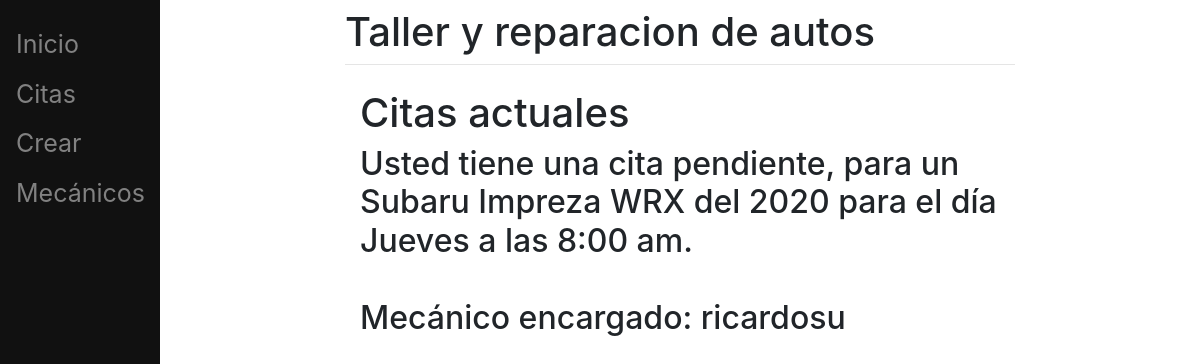
The page /view/9 on the database its author committed.
### appointments/models.py (models this page shows)
class Car(models.Model):
    user = models.ForeignKey(User,on_delete=models.CASCADE,related_name="car", null=True)
    provider = models.ForeignKey(User,on_delete=models.CASCADE,related_name="provider", null=True)
    car_model = models.CharField(max_length=20)
    transmission = models.CharField(max_length=1, choices=TRANSMISSION)
    year = models.PositiveIntegerField(blank=True)
    brand =  models.CharField(max_length=20)
    day = models.CharField(max_length=10, choices=DAYS)
    schedule = models.CharField(max_length=10, choices=SCHEDULE)

### appointments/views.py (the view, shortened to what this page needs)
# urls.py: path('view/', views.view, name='view'),
def view(request, pk=None):
    if pk is not None:
        try:
            car = Car.objects.get(pk=pk)
        except Car.DoesNotExist:
            raise Http404('El auto con identificador {} no existe'.format(pk))
        return render(
            request,
            'views.html',
            {
                'brand': car.brand,
                'car_model': car.car_model,
                'year': car.year,
                'day': car.day,
                'schedule': car.schedule,
                'provider': car.provider
            }
        )

### appointments/templates/views.html (shortened to what this page needs)
{% extends "base.html" %}
{% block content %}
  <div class="container">
    <h1>Citas actuales</h1>
    {% if brand and car_model and year and day and schedule and provider %}
    <h2>
      Usted tiene una cita pendiente, para un {{brand}} {{car_model}} del {{year}}
      para el día {{day}} a las {{schedule}}. <br> <br>
      Mecánico encargado: {{provider}}
    </h2>
    {% endif %}
  </div>
{%endblock%}

### rows shown on the page
Car: brand "Subaru", car_model "Impreza WRX", day "Jueves", schedule "8:00 am"

### other values the page prints
{{ year }} "2020"
{{ provider }} "ricardosu"
